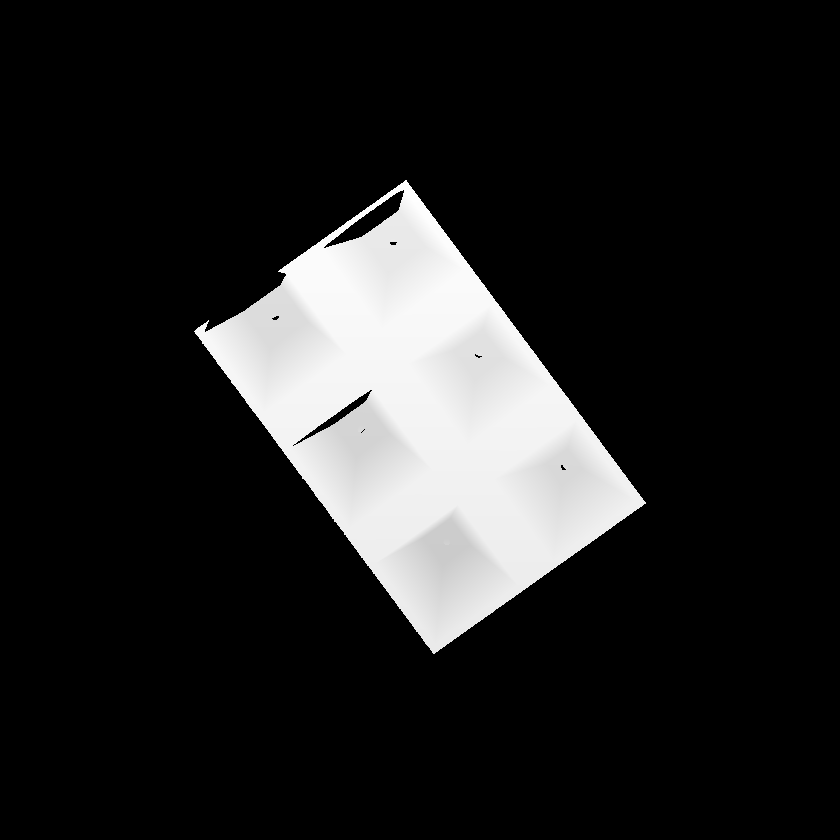
#> input picture Sample_Images/0/Input.png, 840 x 840 px, shrunk from 5761 x 5761 before the run
$ python depth_to_iss.py ../../../Sample_Images/0/Input.png
#> lines starting #> are read from the running program, lines starting #| are printed output that depends on the picture; after the words box and inside, x2 and y2 are one past the last pixel; in counts of white or black regions, pixels touching at a corner belong together
#> further down, zmap is the input picture: shape (840, 840) uint16; min 0, max 27008, mean 3626
"""
Dependencies
------------
numpy, open3d, opencv-python, pillow  (pillow only for the __main__ demo)

Example
-------
>>> import numpy as np
>>> from PIL import Image
>>> from depth_to_iss import depth_to_pcd, detect_iss_keypoints
>>> zmap = np.array(Image.open("scan.png"))          # (H, W) uint16
>>> pts_mm = depth_to_pcd(zmap)                       # (N, 3) float32 mm
>>> kps_mm = detect_iss_keypoints(pts_mm)             # (K, 3) float32 mm

"""

from __future__ import annotations

import cv2
import numpy as np
import open3d as o3d

LATERAL_MM: float = 0.056       # X = u * LATERAL_MM
TRANSPORT_MM: float = 0.056     # Y = v * TRANSPORT_MM
VERTICAL_MM: float = 0.0085     # Z = raw_uint16 * VERTICAL_MM

ERODE_BOUNDARY_PX: int = 5

ISS_SALIENT_RADIUS_MULT: float = 6.0   # salient_r = K * avg_1nn_dist
ISS_NON_MAX_RADIUS_MULT: float = 2.0   # non_max_r = K * salient_r
ISS_GAMMA_21: float = 0.5              # λ₂ / λ₁ threshold
ISS_GAMMA_32: float = 0.5              # λ₃ / λ₂ threshold
ISS_MIN_NEIGHBORS: int = 5


def depth_to_pcd(
    zmap: np.ndarray,
    erode_boundary: int = ERODE_BOUNDARY_PX,
) -> np.ndarray:
    """Convert a single-channel depth map into a mm point cloud.

    Parameters
    ----------
    zmap : np.ndarray
        (H, W) uint16 depth map from the 3D line scanner.
        A value of 0 is treated as "no return" and discarded.
    erode_boundary : int, default=ERODE_BOUNDARY_PX
        Shrink the valid-depth mask by this many pixels before lifting,
        removing noisy fringe points on the silhouette boundary.

    Returns
    -------
    pts_mm : np.ndarray
        (N, 3) float32 array of (X, Y, Z) in millimetres.
        N equals the number of valid (non-zero, non-eroded) depth pixels.
    """
#> called with erode_boundary = 5
    mask = (zmap > 0).astype(np.uint8)
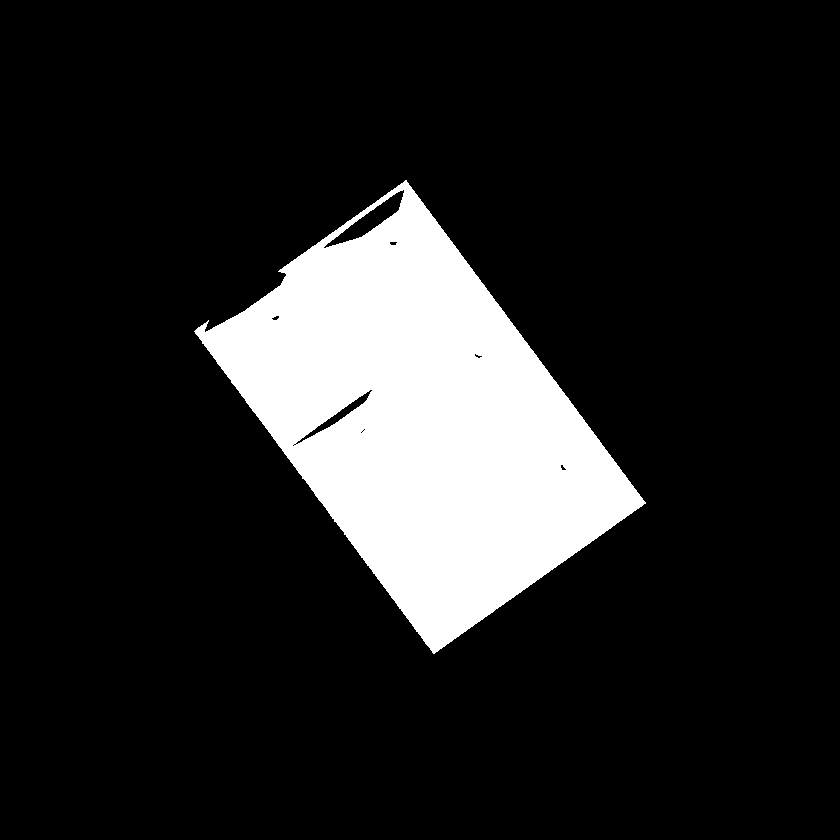
#> mask: shape (840, 840); values 0 (black) and 1 (white), 14.5% white; 1 white region, box (x1, y1, x2, y2) and area: (194, 180, 646, 654) 102185
    if erode_boundary > 0:
        kernel = np.ones((3, 3), np.uint8)
        mask = cv2.erode(mask, kernel, iterations=erode_boundary)
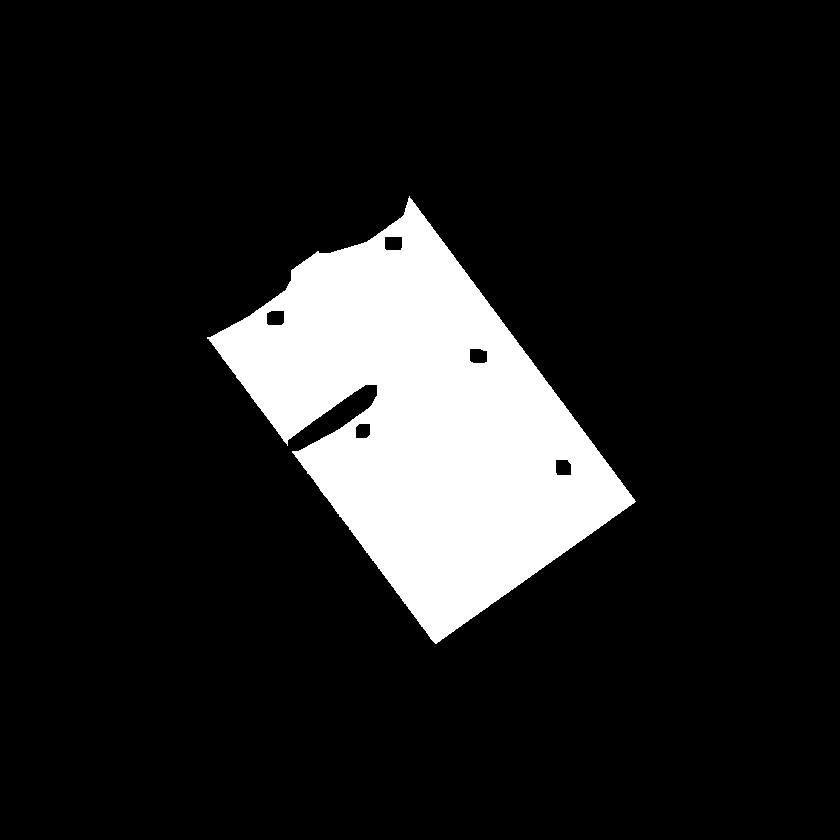
#> mask: shape (840, 840); values 0 (black) and 1 (white), 12.8% white; 1 white region, box (x1, y1, x2, y2) and area: (207, 196, 636, 644) 89990

    vs, us = np.where(mask > 0)
    zs = zmap[vs, us].astype(np.float32)

    return np.column_stack([
        us.astype(np.float32) * LATERAL_MM,
        vs.astype(np.float32) * TRANSPORT_MM,
        zs * VERTICAL_MM,
    ]).astype(np.float32)


def detect_iss_keypoints(pts_mm: np.ndarray) -> np.ndarray:
    """Detect ISS keypoints on an (N, 3) mm point cloud.

    Uses Open3D's `compute_iss_keypoints` with salient and non-maximum
    suppression radii scaled from the cloud's mean 1-NN distance.
    Matches the v1_20260415 training cache build exactly.

    Parameters
    ----------
    pts_mm : np.ndarray
        (N, 3) float point cloud in millimetres.

    Returns
    -------
    kp_xyz : np.ndarray
        (K, 3) float32 ISS keypoint coordinates in mm.
        Returns an empty (0, 3) array when no keypoints can be found.
    """
    if pts_mm.shape[0] == 0:
        return np.zeros((0, 3), dtype=np.float32)

    pcd = o3d.geometry.PointCloud()
    pcd.points = o3d.utility.Vector3dVector(pts_mm.astype(np.float64))

    distances = pcd.compute_nearest_neighbor_distance()
#> (the run stopped early here; a loop or call above may not have finished)
